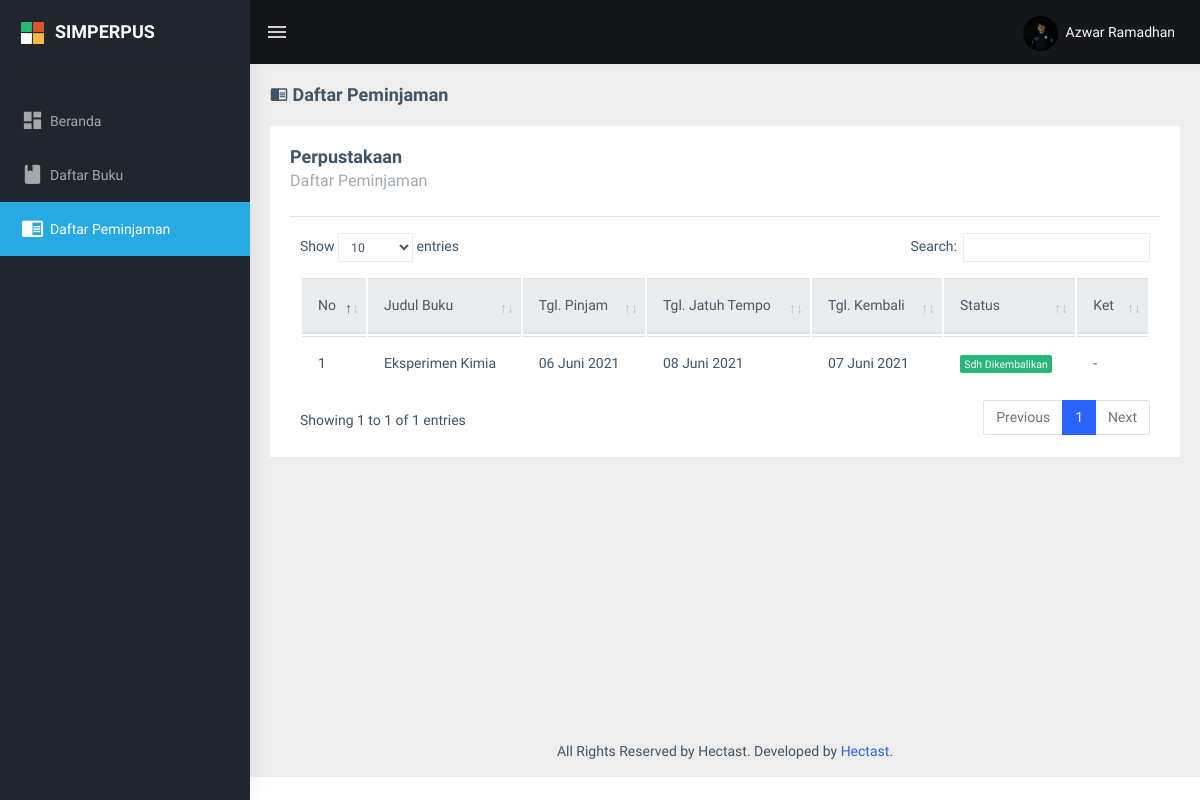
Screenshot of /daftar_peminjaman (signed in) with the database file from the repository.
### tables this page shows
CREATE TABLE `anggota` (
  `nisn` varchar(20) NOT NULL,
  `nama_lengkap` varchar(100) NOT NULL,
  `no_hp` varchar(14) NOT NULL,
  `tempat_lahir` varchar(20) NOT NULL,
  `tgl_lahir` date NOT NULL,
  `jk` varchar(10) NOT NULL,
  `id_kelas` int(11) NOT NULL,
  `thn_masuk` varchar(4) NOT NULL,
  `foto` varchar(50) NOT NULL,
  `pass` varchar(80) NOT NULL,
  `username` varchar(50) NOT NULL
);

CREATE TABLE `transaksi` (
  `id_transaksi` int(11) NOT NULL,
  `id_buku` int(11) NOT NULL,
  `nisn` varchar(20) NOT NULL,
  `nuptk` varchar(20) NOT NULL,
  `tgl_pinjam` date NOT NULL,
  `lama` int(3) NOT NULL,
  `tgl_jatuh_tempo` date NOT NULL,
  `tgl_kembali` date NOT NULL,
  `denda` int(25) NOT NULL
);

CREATE TABLE `buku` (
  `id_buku` int(11) NOT NULL,
  `kode_isbn` varchar(100) NOT NULL,
  `no_buku` char(6) NOT NULL,
  `judul_buku` varchar(120) NOT NULL,
  `pengarang` varchar(100) NOT NULL,
  `penerbit` varchar(100) NOT NULL,
  `tahun_terbit` varchar(5) NOT NULL,
  `tempat_terbit` varchar(100) NOT NULL,
  `kategori_buku` tinyint(4) NOT NULL,
  `kode_klasifikasi` char(3) NOT NULL,
  `jilid_edisi` varchar(20) NOT NULL,
  `jumlah_buku` int(11) NOT NULL,
  `sumber_dana` varchar(50) NOT NULL,
  `harga_satuan` int(11) NOT NULL,
  `tanggal_input` datetime NOT NULL
);

### app/get_data.php (called while the page is built, shortened)
<?php
    if (isset($_SESSION['unique_user']) && $_SESSION['type_user'] == "anggota") {
        $stmt_data = $mysqli->prepare("SELECT * FROM anggota WHERE nisn='{$_SESSION['unique2_user']}'");
        $stmt_data->execute();
        $result_data = $stmt_data->get_result();
        $row_data = $result_data->fetch_object();
    } else if (isset($_SESSION['unique_user']) && $_SESSION['type_user'] == "guru") {
        $stmt_data = $mysqli->prepare("SELECT * FROM guru WHERE nuptk='{$_SESSION['unique2_user']}'");
        $stmt_data->execute();
        $result_data = $stmt_data->get_result();
        $row_data = $result_data->fetch_object();
        $stmt_transaksi = $mysqli->prepare("SELECT * FROM transaksi WHERE nuptk='{$_SESSION['unique2_user']}'");
        $stmt_transaksi->execute();
        $result_transaksi = $stmt_transaksi->get_result();
        $row_transaksi = $result_transaksi->fetch_object();
        $stmt_transaksi2 = $mysqli->prepare("SELECT * FROM transaksi WHERE tgl_kembali='0' AND nuptk='{$_SESSION['unique2_user']}'");
        $stmt_transaksi2->execute();
        $result_transaksi2 = $stmt_transaksi2->get_result();
        $row_transaksi2 = $result_transaksi2->fetch_object();
        $stmt_transaksi->close();
        $stmt_data->close();
        $stmt_transaksi2->close();
    } else if (isset($_SESSION['unique_user']) && $_SESSION['type_user'] == "admin") {
        $stmt_data = $mysqli->prepare("SELECT * FROM admin WHERE id_admin='{$_SESSION['unique2_user']}'");
        $stmt_data->execute();
        $result_data = $stmt_data->get_result();
        $row_data = $result_data->fetch_object();
        $stmt_data->close();
    }
?>

### views/pages/user/daftar_peminjaman.php (the view)
<div class="page-wrapper">
    <div class="page-breadcrumb">
        <div class="row">
            <div class="col-12 d-flex no-block align-items-center">
                <h4 class="page-title"><i class="<?= $icon ?>"></i> <?= $title ?></h4>
            </div>
        </div>
    </div>
    <div class="container-fluid">
        <div class="row">
            <div class="col-md-12">
                <div class="card">
                    <div class="card-body">
                        <div class="d-md-flex align-items-center">
                            <div>
                                <h4 class="card-title">Perpustakaan</h4>
                                <h5 class="card-subtitle"><?= $title ?></h5>
                            </div>
                        </div>
                        <hr>
                        <div class="row">
                            <div class="col-lg-12">
                                <div class="table-responsive">
                                    <table class="table table-hover" id="datatable_r">
                                        <thead class="thead-light">
                                            <tr>
                                                <th width='1px'>No</th>
                                                <th>Judul Buku</th>
                                                <th>Tgl. Pinjam</th>
                                                <th>Tgl. Jatuh Tempo</th>
                                                <th>Tgl. Kembali</th>
                                                <th>Status</th>
                                                <th>Ket</th>
                                            </tr>
                                        </thead>
                                        <tbody>
                                            <?php
                                                $stmt_daftar_peminjaman = $mysqli->prepare("SELECT * FROM transaksi JOIN buku ON transaksi.id_buku = buku.id_buku JOIN anggota ON transaksi.nisn = anggota.nisn WHERE transaksi.nisn='{$_SESSION['unique2_user']}'");
                                                $stmt_daftar_peminjaman->execute();
                                                $result_daftar_peminjaman = $stmt_daftar_peminjaman->get_result();
                                                $no = 1;
                                                while ($row_daftar_peminjaman = $result_daftar_peminjaman->fetch_object()) {
                                            ?>
                                                <tr>
                                                    <td><?= $no; ?></td>
                                                    <td><?= $row_daftar_peminjaman->judul_buku; ?></td>
                                                    <td><?= tgl_indo($row_daftar_peminjaman->tgl_pinjam); ?></td>
                                                    <td><?= tgl_indo($row_daftar_peminjaman->tgl_jatuh_tempo); ?></td>
                                                    <td>
                                                        <?php
                                                        if($row_daftar_peminjaman->tgl_kembali == 0){
                                                            echo '<div class="text-danger">Blm Dikembalikan</div>';
                                                        }else{
                                                            echo tgl_indo($row_daftar_peminjaman->tgl_kembali);
                                                        }
                                                        ?>
                                                    </td>
                                                    <td>
                                                        <?php
                                                            if($row_daftar_peminjaman->tgl_kembali == 0){
                                                                echo '<div class="badge badge-danger">Blm Dikembalikan</div>';
                                                            }else{
                                                                echo '<div class="badge badge-success">Sdh Dikembalikan</div>';
                                                            }
                                                        ?>
                                                    </td>
                                                    <td>
                                                        <?php
                                                            if($row_daftar_peminjaman->denda == 0){
                                                                echo '-';
                                                            }else{
                                                                echo 'Denda Rp. '; echo number_format($row_daftar_peminjaman->denda);
                                                            }
                                                        ?>
                                                    </td>
                                                </tr>
                                            <?php
                                                $no++;
                                                }
                                            ?>
                                        </tbody>
                                    </table>
                                </div>
                            </div>
                        </div>
                    </div>
                </div>
            </div>
        </div>
    </div>

### views/layout/navbar.php (shortened to what this page needs)
<div id="main-wrapper">
    <header class="topbar" data-navbarbg="skin5">
        <nav class="navbar top-navbar navbar-expand-md navbar-dark">
            <div class="navbar-header" data-logobg="skin5">
                <?php if (isset($_GET['views_admin'])) : ?>
                    <a class="navbar-brand" href="beranda_admin">
                        <b class="logo-icon p-l-10">
                            <img src="public/assets/images/logo-icon.png" alt="homepage" class="light-logo" />
                        </b>
                        <span class="logo-text">
                            <h4 class="light-logo mt-2">SIMPERPUS</h4>
                        </span>
                    </a>
                <?php elseif (isset($_GET['views_user'])) : ?>
                    <a class="navbar-brand" href="beranda">
                        <b class="logo-icon p-l-10">
                            <img src="public/assets/images/logo-icon.png" alt="homepage" class="light-logo" />
                        </b>
                        <span class="logo-text">
                            <h4 class="light-logo mt-2">SIMPERPUS</h4>
                        </span>
                    </a>
                <?php endif; ?>
            </div>
            <div class="navbar-collapse collapse" id="navbarSupportedContent" data-navbarbg="skin5">
                <ul class="navbar-nav float-left mr-auto">
                    <li class="nav-item d-none d-md-block"><a class="nav-link sidebartoggler waves-effect waves-light" href="javascript:void(0)" data-sidebartype="mini-sidebar"><i class="mdi mdi-menu font-24"></i></a></li>
                </ul>
                <ul class="navbar-nav float-right">
                    <li class="nav-item dropdown">
                        <?php if (isset($_GET['views_admin'])) : ?>
                            <a class="nav-link dropdown-toggle text-muted waves-effect waves-dark pro-pic" href="" data-toggle="dropdown" aria-haspopup="true" aria-expanded="false">
                                <img src="public/assets/images/users/1.jpg" alt="user" class="rounded-circle" width="31">
                                <span class="text-light ml-1"><?= $row_data->nama; ?></span>
                            </a>
                            <div class="dropdown-menu dropdown-menu-right user-dd animated">
                                <a class="dropdown-item" href="javascript:void(0)" data-toggle="modal" data-target="#modalPengaturanAkun"><i class="ti-settings m-r-5 m-l-5"></i> Pengaturan Akun</a>
                                <a class="dropdown-item" href="app/aksi_logout.php" onclick="return confirm('Yakin ingin keluar dari akun ini ?')"><i class="fa fa-power-off m-r-5 m-l-5"></i> Logout</a>
                            </div>
                        <?php elseif (isset($_GET['views_user'])) : ?>
                            <a class="nav-link dropdown-toggle text-muted waves-effect waves-dark pro-pic" href="" data-toggle="dropdown" aria-haspopup="true" aria-expanded="false">
                                <img src="public/uploads/<?= $row_data->foto; ?>" alt="user" class="rounded-circle" height="35" width="35" style="object-fit:cover;">
                                <span class="text-light ml-1"><?= $row_data->nama_lengkap; ?></span>
                            </a>
                        <?php endif; ?>
                    </li>
                </ul>
            </div>
        </nav>
    </header>

### rows the page displays
anggota: foto (picture), nama_lengkap "Azwar Ramadhan"
transaksi: id_buku.judul_buku "Eksperimen Kimia", tgl_pinjam "06 Juni 2021", tgl_jatuh_tempo "08 Juni 2021", tgl_kembali "07 Juni 2021", shows "Sdh Dikembalikan"

### other values shown
$title "Daftar Peminjaman"
